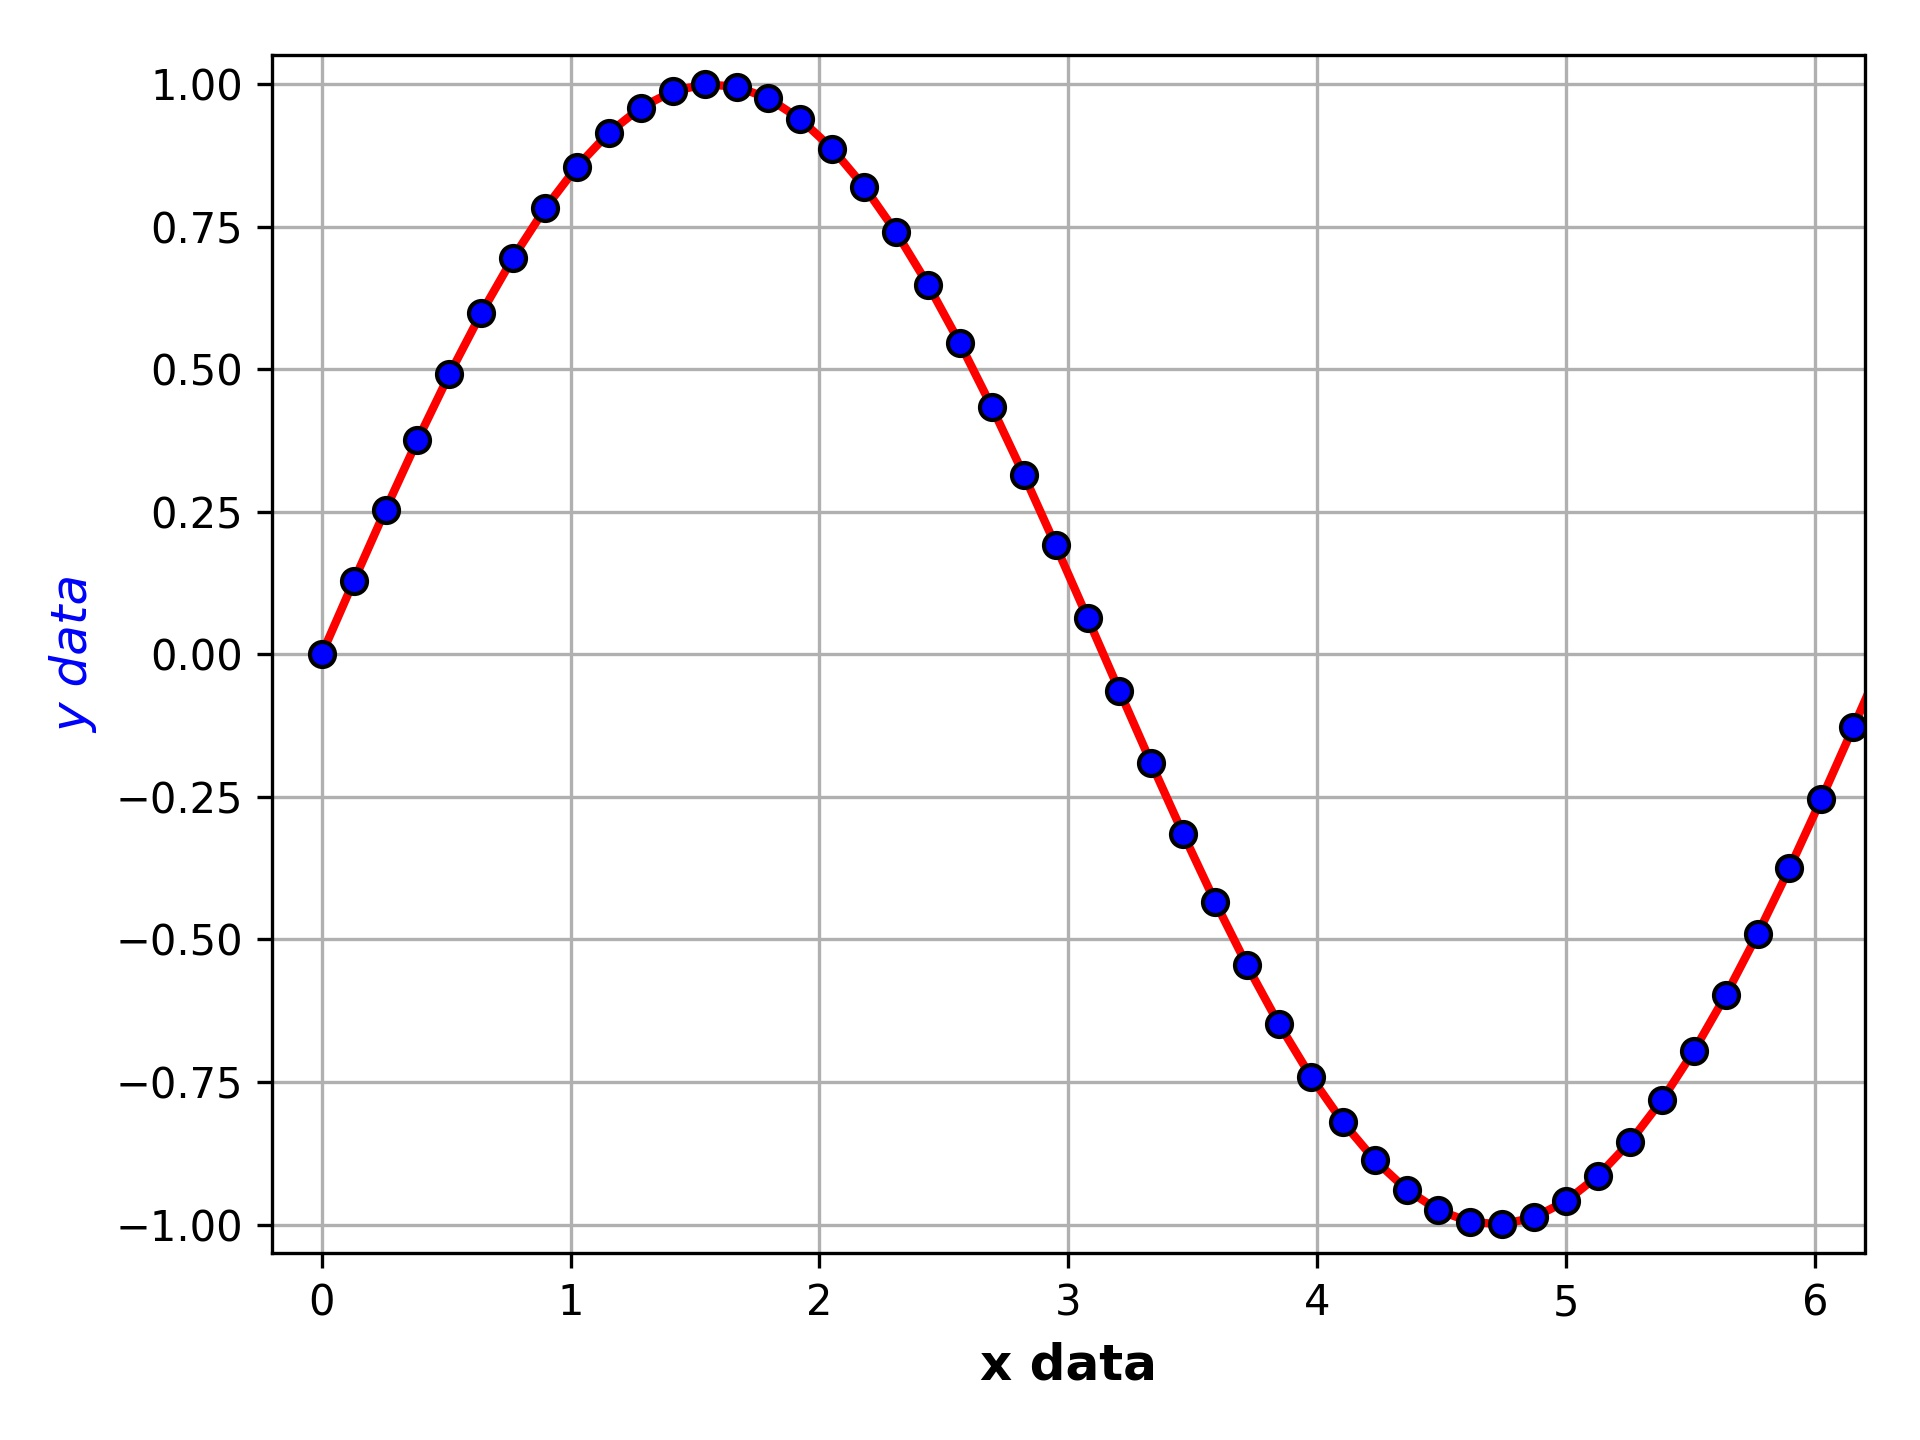

This chart was generated by the following Python code:
# _*_ coding: utf-8 _*_

import numpy as np
import matplotlib.pyplot as plt

x=np.linspace(0,2*np.pi)

#plt.figure(figsize=(4,6))
#plt.plot(x,np.sin(x),lw=2,color='r',marker='o',mec='k',mfc='b')
#mec='k' 在marker='o'上增加了黑色圈
#mfc='b' 圆圈中的颜色设为蓝色
plt.plot(x,np.sin(x),lw=2,color='r',marker='o',mec='k',mfc='blue')

plt.xlabel('x data',fontsize=12,fontweight='bold')
plt.ylabel('y data',fontsize=12,fontstyle='italic',color='b')
plt.xlim(-0.2,6.2)
plt.ylim(-1.05,1.05)
plt.tight_layout() # make the axis best fit the figure
plt.grid(True)
#plt.savefig('C:/Users/[user]/Desktop/46.jpg',dpi=300)
plt.show()
print('plot done')